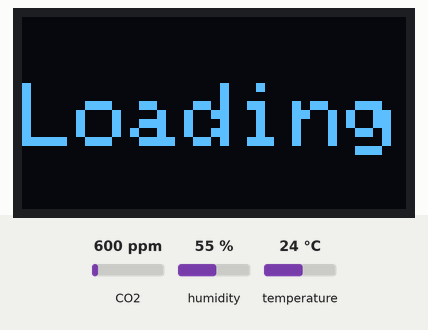
Bench run of a sketch on a simulated ESP8266 (NodeMCU). Parts: 128×64 one-colour display. Inputs (shaded band) come from the test bench; at power-on: CO2 600 ppm, humidity 55 %, temperature 24 °C. WiFi joins after 1.5 s; servers stay silent unless stated; the local clock reads 2024-03-15 10:24:30 at power-on unless the sketch sets it; no MQTT or app messages arrive unless stated; what the sketch prints to the serial monitor is not drawn.

Above: at 2.1 s.
At 4.3 s:
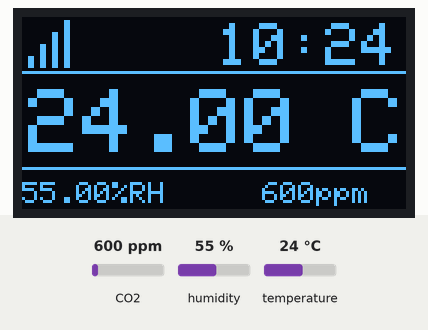
At 66.1 s:
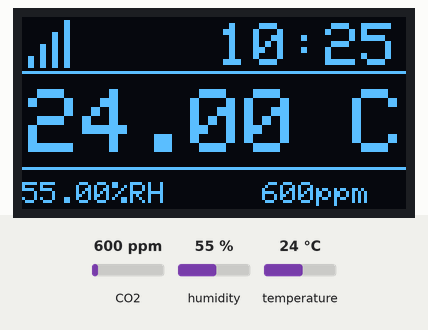
At 128.9 s:
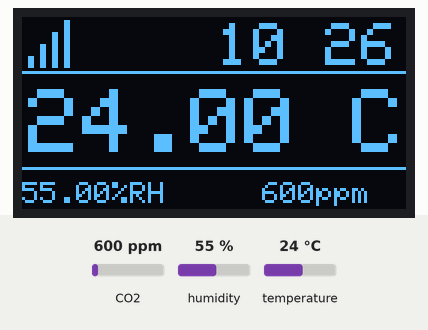

Measured:
- what the display in image 0 shows lasts 2.1 s, from 2.1 s to 4.2 s

The sketch:

nodemcuWeatherAtHome.ino
```cpp
#include <Wire.h>
#include <Adafruit_GFX.h>
#include <Adafruit_SSD1306.h>
#include <ESP8266WiFi.h>
#include <HTU21D.h>
#include <NTPClient.h>
#include <WiFiUdp.h>
#include "config.h"
#include <ArduinoOTA.h>
#include <time.h>
#include <SoftwareSerial.h>

#if ENABLE_PRESSURE
#include <Adafruit_BMP280.h>
#endif

#if ENABLE_CO2
#include <MHZ19.h>
#endif

#if ENABLE_MQTT
#include <PubSubClient.h>
#include <ArduinoJson.h>
#endif

#define SCREEN_WIDTH 128  // OLED display width, in pixels
#define SCREEN_HEIGHT 64  // OLED display height, in pixels

#define MH_Z19_RX D7  // D7
#define MH_Z19_TX D6  // D6

const int SENSOR_READ_THRESHOLD = 30000;
const int RSSI_READ_THRESHOLD = 3000;
const bool DISABLE_DISPLAY_OFF = false;

Adafruit_SSD1306 display(SCREEN_WIDTH, SCREEN_HEIGHT, &Wire, -1);
bool isDisplayOn = false;

HTU21D sensor;


// Wifi Signalstärke
int32_t rssi;
// Wifi connection check
unsigned long previousMillis = 0;
unsigned long interval = 30000;

// NTP
time_t now;
tm tm;

#if ENABLE_PRESSURE
Adafruit_BMP280 bmp;
#endif

WiFiClient wifiClient;

#if ENABLE_MQTT
PubSubClient mqttClient(wifiClient);
#endif

float temperature = 100;
float humidity = -100;
int ppm_uart = -1;
float pressure = -1;

unsigned long air_warn_start_time = 0;
#if ENABLE_RESTART
unsigned long reboot = 0;
#endif
unsigned long co2DataTimer = 0;
unsigned long lastSensorRead = millis();
unsigned long lastRSSIRead = millis();

bool isDelimiterShowing = true;
int hour = 0;
int minute = 0;

#if ENABLE_CO2
MHZ19 co2MHZ19;  // Constructor for library
SoftwareSerial co2Serial(MH_Z19_RX, MH_Z19_TX);
#endif

void setup() {
  Serial.begin(9600); /* begin serial for debug */
  Wire.begin(D1, D2); /* join i2c bus with SDA=D1 and SCL=D2 of NodeMCU */

  initDisplay();
  isDisplayOn = true;

  setupWiFi();
  setupOTA();

#if ENABLE_CO2
    co2Serial.begin(9600);                               // (Uno example) device to MH-Z19 serial start
    co2MHZ19.begin(co2Serial);
    co2MHZ19.autoCalibration(false);
#endif

#if ENABLE_MQTT
  mqttClient.setServer(MQTT_BROKER_HOST, MQTT_BROKER_PORT);
  connectMQTT();
#endif

#if ENABLE_PRESSURE
  unsigned status;
  status = bmp.begin(BMP280_ADDRESS_ALT);
  if (!status) {
    Serial.println(F("Could not find a valid BMP280 sensor, check wiring or "
                     "try a different address!"));
    Serial.print("SensorID was: 0x");
    Serial.println(bmp.sensorID(), 16);
    Serial.print("        ID of 0xFF probably means a bad address, a BMP 180 or BMP 085\n");
    Serial.print("   ID of 0x56-0x58 represents a BMP 280,\n");
    Serial.print("        ID of 0x60 represents a BME 280.\n");
    Serial.print("        ID of 0x61 represents a BME 680.\n");
    while (1) delay(10);
  }

  /* Default settings from datasheet. */
  bmp.setSampling(Adafruit_BMP280::MODE_NORMAL,     /* Operating Mode. */
                  Adafruit_BMP280::SAMPLING_X2,     /* Temp. oversampling */
                  Adafruit_BMP280::SAMPLING_X16,    /* Pressure oversampling */
                  Adafruit_BMP280::FILTER_X16,      /* Filtering. */
                  Adafruit_BMP280::STANDBY_MS_500); /* Standby time. */
#endif

  configTime(TIME_ZOME, NTP_SERVER);

  sensor.begin();

  // Initial sensor read
  readSensorData();
}

void setupWiFi() {
  WiFi.mode(WIFI_STA);
  WiFi.hostname(HOST);
  WiFi.begin(WIFI_SSID, WIFI_PASS);
  Serial.print("Connecting to Wifi Network");
  int maxtries = 5;
  while (WiFi.status() != WL_CONNECTED) {
    delay(1000);
    Serial.print(".");
    if (maxtries >= 0) {
      maxtries--;
    } else {
      break;
    }
  }
  Serial.print("Connected, IP address: ");
  Serial.println(WiFi.localIP());
  WiFi.setAutoReconnect(true);
  WiFi.persistent(true);
}

void setupOTA() {
  ArduinoOTA.setHostname(HOST);
  ArduinoOTA.setPassword(OTA_PASS);

  ArduinoOTA.onStart([]() {
    Serial.println("Start updating");
#if ENABLE_MQTT
    mqttClient.disconnect();
#endif
  });

  ArduinoOTA.onProgress([](unsigned int progress, unsigned int total) {
    Serial.printf("Progress: %u%%\r\n", (progress / (total / 100)));
  });

  ArduinoOTA.onEnd([]() {
    ESP.restart();
  });

  ArduinoOTA.onError([](ota_error_t error) {
    Serial.printf("Error[%u]: ", error);
    switch (error) {
      case OTA_AUTH_ERROR:
        Serial.println("Auth Failed");
        break;
      case OTA_BEGIN_ERROR:
        Serial.println("Begin Failed");
        break;
      case OTA_CONNECT_ERROR:
        Serial.println("Connect Failed");
        break;
      case OTA_RECEIVE_ERROR:
        Serial.println("Receive Failed");
        break;
      case OTA_END_ERROR:
        Serial.println("End Failed");
    }

    delay(3000);
    ESP.restart();
  });

  ArduinoOTA.begin();
}

#if ENABLE_MQTT
void connectMQTT() {
  if (mqttClient.connect(HOST, MQTT_USER, MQTT_PW)) {
    // Serial.println("MQTT connected");
  } else {
    Serial.println("Error connecting to MQTT broker");
  }
}
#endif

void loop() {
  ArduinoOTA.handle();

  if (millis() - lastRSSIRead > RSSI_READ_THRESHOLD) {
    rssi = WiFi.RSSI();
    lastRSSIRead = millis();
  }

  if (millis() - lastSensorRead > SENSOR_READ_THRESHOLD) {
    readSensorData();
#if ENABLE_MQTT
    publishData();
#endif
    lastSensorRead = millis();
  }

  getCurrentTime();
  renderDisplay();

  checkWifi();
#if ENABLED_RESTART
  restartEspTimer();
#endif

  delay(1000);
}

void checkWifi() {
  unsigned long currentMillis = millis();
  // if WiFi is down, try reconnecting
  if ((WiFi.status() != WL_CONNECTED) && (currentMillis - previousMillis >= interval)) {
    Serial.print(millis());
    Serial.println("Reconnecting to WiFi...");
    WiFi.disconnect();
    WiFi.begin(WIFI_SSID, WIFI_PASS);
    previousMillis = currentMillis;
  }
}

#if ENABLE_MQTT
void publishData() {
  StaticJsonDocument<200> doc;
  char jsonPayload[200];
  doc["id"] = HOST;
  doc["temperature"] = temperature;
  doc["humidity"] = humidity;
#if ENABLE_CO2
  doc["co2"] = ppm_uart;
#endif
#if ENABLE_PRESSURE
  doc["pressure"] = pressure;
#endif

  serializeJson(doc, jsonPayload);

  if (!mqttClient.connected()) {
    connectMQTT();
  }

  mqttClient.publish(MQTT_TOPIC, jsonPayload);
}
#endif

void initDisplay() {
  if (!display.begin(SSD1306_SWITCHCAPVCC, 0x3C)) {  // Address 0x3D for 128x64
    Serial.println(F("SSD1306 allocation failed"));
    for (;;)
      ;
  }


  delay(2000);

  display.clearDisplay();

  display.setTextSize(1);
  display.setTextColor(WHITE);
  display.setTextSize(3);
  display.setCursor(0, (SCREEN_HEIGHT / 2) - 10);
  display.println("Loading");
  display.display();
}

void readSensorData() {
  if (sensor.measure()) {
    temperature = sensor.getTemperature();
    humidity = sensor.getHumidity();
  }

#if ENABLE_CO2
  if (millis() - co2DataTimer >= 2000) {
    int tmp_ppm_uart = co2MHZ19.getCO2();
    if (co2MHZ19.errorCode == RESULT_OK)  // RESULT_OK is an alis for 1. Either can be used to confirm the response was OK.
    {
      ppm_uart = tmp_ppm_uart;
    }
  }
#endif

#if ENABLE_PRESSURE
  pressure = bmp.readPressure();

  Serial.print(F("Pressure = "));
  Serial.print(pressure);
  Serial.println(" Pa");
#endif
}

void getCurrentTime() {
  time(&now);              // read the current time
  localtime_r(&now, &tm);  // update the structure tm with the current time
  hour = tm.tm_hour;
  minute = tm.tm_min;
}

#if ENABLE_RESTART
void restartEspTimer() {
  if (reboot == 0) {
    reboot = millis();
  }

  if ((millis() - reboot) > 604800000) {
    reboot = 0;
    ESP.restart();
  }
}
#endif

void renderDisplay() {
  display.clearDisplay();


  // Turns the display off at night
  // keep display enabled when wifi isn't connected since we can't sync ntp time
  if ((hour < 6 || hour >= 23) && !DISABLE_DISPLAY_OFF && (WiFi.status() == WL_CONNECTED)) {
    if (isDisplayOn) {
      display.ssd1306_command(SSD1306_DISPLAYOFF);
      isDisplayOn = false;
    }
    return;
  } else if (!isDisplayOn) {
    display.ssd1306_command(SSD1306_DISPLAYON);
    isDisplayOn = true;
  }

  display.dim(true);

  display.drawLine(0, 18, SCREEN_WIDTH, 18, WHITE);

  if (WiFi.status() == WL_CONNECTED) {
    if (rssi > -65) {
      display.fillRect(14, 1, 2, 16, WHITE);
    }
    if (rssi > -70) {
      display.fillRect(10, 5, 2, 12, WHITE);
    }
    if (rssi > -78) {
      display.fillRect(6, 9, 2, 8, WHITE);
    }
    if (rssi > -82) {
      display.fillRect(2, 13, 2, 4, WHITE);
    }
  }

  display.setTextSize(2);  // Texthöhe 14 Pixel Breite 10?
  display.setTextColor(WHITE);

  display.setCursor(65, 2);

  // don't display time if we aren't connected to wifi, since we cant be sure if we are synced with the ntp server
  if ((WiFi.status() == WL_CONNECTED)) {
    char timeAnimation[6];
    if (isDelimiterShowing) {
      sprintf(timeAnimation, "%02d:%02d", hour, minute);
    } else {
      sprintf(timeAnimation, "%02d %02d", hour, minute);
    }
    isDelimiterShowing = !isDelimiterShowing;
    display.print(timeAnimation);
  }

  display.setTextColor(WHITE);

  // display.drawLine(0, 14, SCREEN_WIDTH, 14, WHITE);

  display.setTextSize(3);
  display.setCursor(2, (SCREEN_HEIGHT / 2) - 8);

  display.print(temperature);
  display.println(" C");

  display.drawLine(0, 50, SCREEN_WIDTH, 50, WHITE);

  display.setTextSize(1);
  display.setCursor(0, 55);
  display.printf("%.2f%%RH", humidity);
  display.setCursor(80, 55);

#if ENABLE_CO2
  if (ppm_uart < 0) {
    display.print("n/a ppm");
  } else {
    display.printf("%dppm", ppm_uart);
  }
#endif

#if ENABLE_PRESSURE
  if (pressure < 0) {
    display.print("n/a Pa");
  } else {
    display.setCursor(60, 55);
    display.printf("%.2fPa", pressure);
  }
#endif

#if ENABLE_AIR_WARNING
  if (humidity > 60 || ppm_uart > 1000) {
    if (air_warn_start_time == 0) {
      air_warn_start_time = millis();
    }
    // 30 Sekunden lang Warnung anzeigen danach 30 Sekunden lang Messwerte
    if ((millis() - air_warn_start_time) < 30000) {
      display.fillRect(0, 51, SCREEN_WIDTH, 14, BLACK);
      display.setCursor(25, 55);
      display.print("bitte Lueften");
    } else if ((millis() - air_warn_start_time) > 60000) {
      air_warn_start_time = 0;
    }
  } else {
    air_warn_start_time = 0;
  }
#endif

  display.display();
}
```

config_example.h
```cpp
#define WIFI_SSID ""
#define WIFI_PASS ""
#define OTA_PASS ""
#define HOST ""
#define MQTT_BROKER_HOST ""
#define MQTT_BROKER_PORT 1883
#define MQTT_USER ""
#define MQTT_PW ""
#define MQTT_TOPIC ""
#define ENABLE_MQTT true
#define ENABLE_CO2 true
#define ENABLE_AIR_WARNING true
#define ENABLE_PRESSURE false
#define ENABLE_RESTART false
// https://github.com/nayarsystems/posix_tz_db/blob/master/zones.csv
#define TIME_ZOME "CET-1CEST,M3.5.0,M10.5.0/3"
#define NTP_SERVER "de.pool.ntp.org"
```
